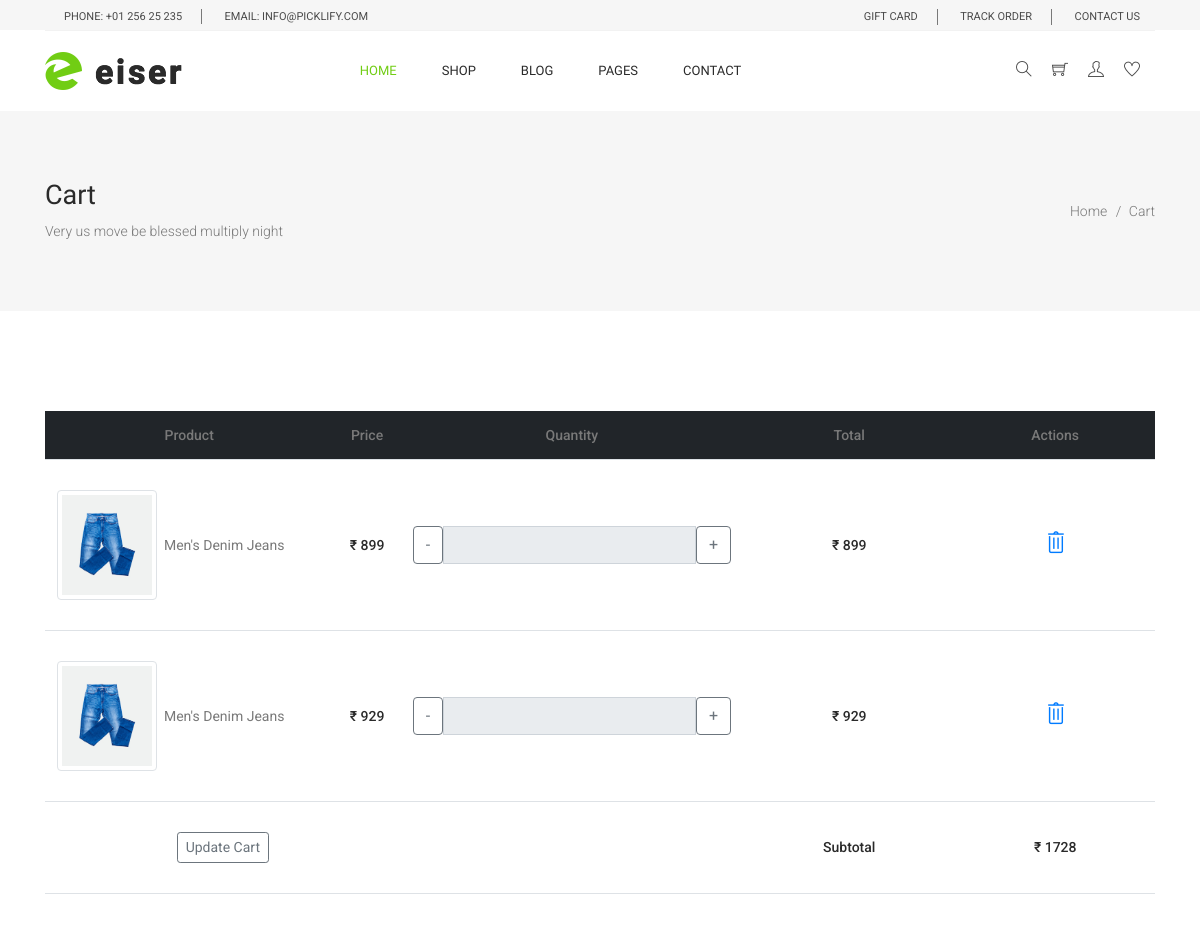
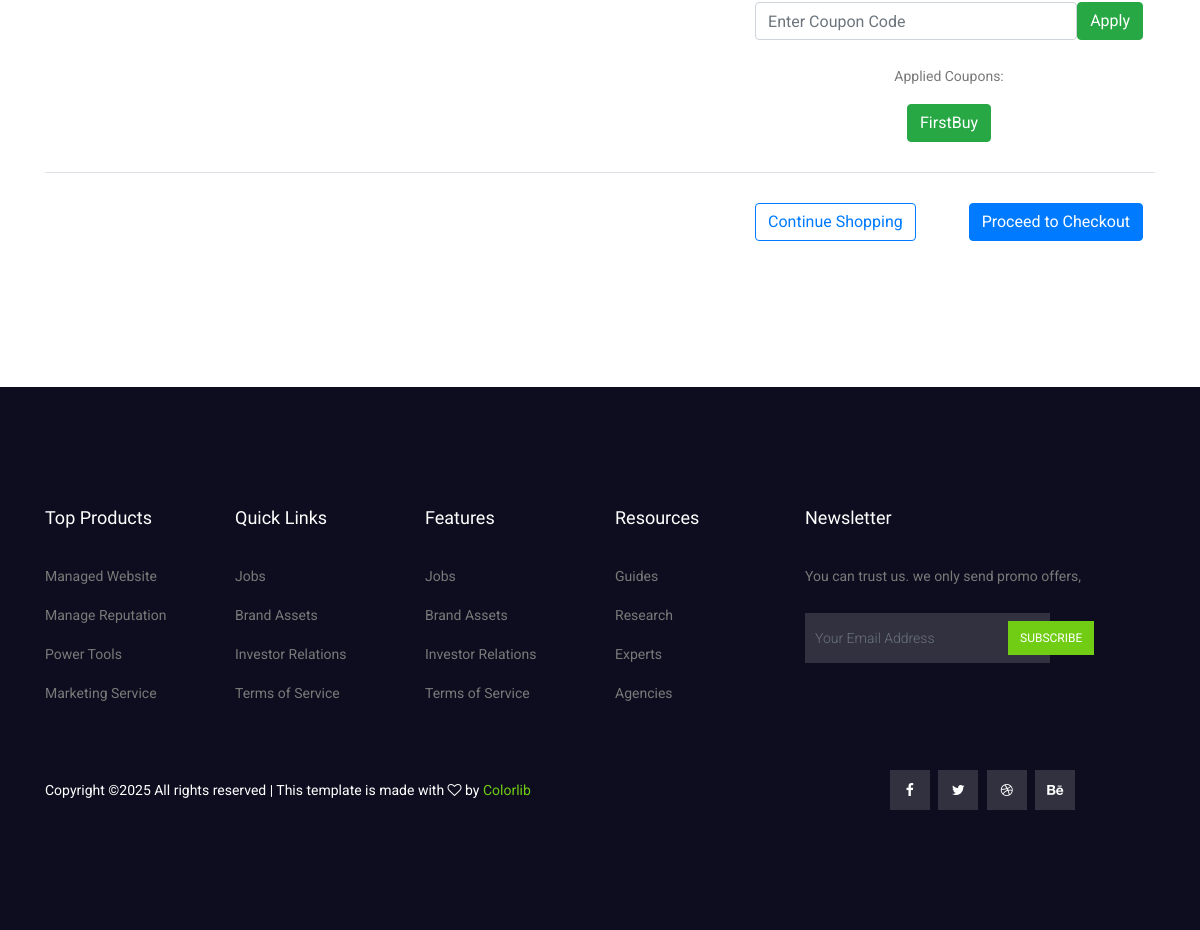
Page /accounts/cart/ (signed in) on the committed database (2 pictures, top to bottom).
### accounts/models.py (models this page shows)
class CartItems(BaseModel):
    cart = models.ForeignKey(Cart , on_delete=models.CASCADE, related_name='cart_items')
    product = models.ForeignKey(Product, on_delete=models.SET_NULL, null=True, blank=True)
    color_variant = models.ForeignKey(ColorVariant, on_delete=models.SET_NULL, null=True, blank=True)
    size_variant = models.ForeignKey(SizeVariant, on_delete=models.SET_NULL, null=True, blank=True)
    def get_product_price(self):
        price = [self.product.price]
        if self.color_variant:
            color_variant_price = self.color_variant.price
            price.append(color_variant_price)
        if self.size_variant:
            size_variant_price = self.size_variant.price
            price.append(size_variant_price)
        return sum(price)

class Cart(BaseModel):
    user = models.ForeignKey(User , on_delete=models.CASCADE, related_name='carts')
    coupon = models.ForeignKey(Coupon, on_delete=models.SET_NULL, null=True, blank=True)
    is_paid = models.BooleanField(default=False)
    def get_cart_total(self):
        cart_items = self.cart_items.all()
        price = []
        for cart_item in cart_items:
            price.append(cart_item.product.price)
            if cart_item.color_variant:
                color_variant_price = cart_item.color_variant.price
                price.append(color_variant_price)
            if cart_item.size_variant:
                size_variant_price = cart_item.size_variant.price
                price.append(size_variant_price)
        if self.coupon:
            if self.coupon.minimum_amount < sum(price):
                return sum(price) - self.coupon.discount_price
        return sum(price)

### products/models.py (models this page shows, shortened)
class Product(BaseModel):
    product_name = models.CharField(max_length=100)
    slug = models.SlugField(unique=True, null=True, blank=True)
    category = models.ForeignKey(Category, on_delete=models.CASCADE, related_name="products")
    price = models.IntegerField()
    product_description = models.TextField()
    color_variant = models.ManyToManyField(ColorVariant, blank=True)
    size_variant = models.ManyToManyField(SizeVariant, blank=True)

class ProductImage(BaseModel):
    product = models.ForeignKey(Product, on_delete=models.CASCADE, related_name="product_images")
    image = models.ImageField(upload_to="product")

class SizeVariant(BaseModel):
    size_name = models.CharField(max_length=100)
    price = models.IntegerField(default=0)

class ColorVariant(BaseModel):
    color_name = models.CharField(max_length=100)
    price = models.IntegerField(default=0)

class Coupon(BaseModel):
    coupon_code = models.CharField(max_length=10)
    is_expired = models.BooleanField(default=False)
    discount_price = models.IntegerField(default=100)
    minimum_amount = models.IntegerField(default=500)

### accounts/views.py (the view, shortened to what this page needs)
# urls.py: path('cart/', cart, name="cart"),
def cart(request):
    cart = Cart.objects.filter(user=request.user, is_paid=False).first()
    if not cart:
        messages.warning(request, "Your cart is empty.")
        return redirect("home")  # Redirect to a relevant page
    cart_items = CartItems.objects.filter(cart=cart)
    context = {
        'cart': cart,
        'cart_items': cart_items,
        'coupon': cart.coupon
    }
    return render(request, 'cart/cart.html', context)

### templates/cart/cart.html (shortened to what this page needs)
{% extends 'base/base.html' %} {% load static %} {% block content %}
    <section class="banner_area">
      <div class="banner_inner d-flex align-items-center">
        <div class="container">
          <div
            class="banner_content d-md-flex justify-content-between align-items-center"
          >
            <div class="mb-3 mb-md-0">
              <h2>Cart</h2>
              <p>Very us move be blessed multiply night</p>
            </div>
            <div class="page_link">
              <a href="{% url "index" %}">Home</a>
              <a href="{% url "cart" %}">Cart</a>
            </div>
          </div>
        </div>
      </div>
    </section>
    <section class="cart_area">
      <div class="container">
        <div class="cart_inner">
          <div class="table-responsive">
            <table class="table table-hover align-middle text-center">
              <thead class="table-dark">
                <tr>
                  <th scope="col">Product</th>
                  <th scope="col">Price</th>
                  <th scope="col">Quantity</th>
                  <th scope="col">Total</th>
                  <th scope="col">Actions</th>
                </tr>
              </thead>
              <tbody>
                {% for item in cart_items %}
                <tr>
                    <td>
                        <div class="d-flex align-items-center">
                          <img src="{{ item.product.product_images.first.image.url }}" alt="{{ item.product.product_name }}" class="img-thumbnail me-3" style="width: 100px; height: 110px;">
                            &nbsp;&nbsp;<p class="mb-0 fw-bold">{{ item.product.product_name }}</p>
                        </div>
                    </td>
                    <td>
                        <h5 class="fw-bold">₹&nbsp;{{ item.get_product_price }}</h5>
                    </td>
                    <td>
                        <div class="input-group quantity-input">
                          <button class="btn btn-outline-secondary" type="button" onclick="updateQuantity(-1)">-</button>
                          <input type="text" class="form-control text-center" name="qty" id="" value="{{ item.quantity }}" readonly>
                          <button class="btn btn-outline-secondary" type="button" onclick="updateQuantity(1)">+</button>
                        </div>
                    </td>
                    <td>
                        <h5 class="fw-bold" id="total-{{ item.uid }}">₹&nbsp;{{ item.get_product_price }}</h5>
                    </td>
                    <td>
                        <a href="{% url 'remove_from_cart' item.uid %}" class="text-primary me-2">
                          <i class="ti-trash icon-large" aria-hidden="true"></i>
                        </a>
                    </td>
                    </tr>
                    {% endfor %}
                <tr class="border-top">
                  <td colspan="2">
                    <a class="btn btn-outline-secondary btn-sm" href="#">Update Cart</a>
                  </td>
                  <td></td>
                  <td>
                    <h5 class="fw-bold">Subtotal</h5>
                  </td>
                  <td>
                    {% if cart  %}
                      <h5 class="fw-bold" id="subtotal">₹&nbsp;{{cart.get_cart_total}}</h5>
                    {% else %}
                      <h5 class="fw-bold" id="subtotal">₹&nbsp;0</h5>
                    {% endif %}
                  </td>
                </tr>
              <tr>
                <td colspan="3"></td>
                <td colspan="2">
                    <form method="POST" action="" class="d-flex justify-content-end align-items-center gap-2 mt-2">
                        <input type="text" name="coupon" class="form-control" placeholder="Enter Coupon Code" required>
                        <button type="submit" class="btn btn-success">Apply</button>
                    </form>
                    <br/>
                    <div class="w-40">
                      {% if cart.coupon %}
                        <p>Applied Coupons:</p>
                        <a href="{% url "remove_coupon" cart.uid %}" class="btn btn-success">{{ cart.coupon.coupon_code }}</a>
                      {% endif %}
                    </div>
                </td>
              </tr>
              <tr>
                <td colspan="3"></td>
                <td colspan="2">
                    <div class="d-flex justify-content-between">
                        <a class="btn btn-outline-primary" href="#">Continue Shopping</a>
                        <a class="btn btn-primary" href="#">Proceed to Checkout</a>
                    </div>
                </td>
              </tr>
              </tbody>
            </table>
          </div>
        </div>
      </div>
    </section>
{% endblock %}

### public/static/css/style.css (style rules this page uses)
body { line-height:24px;font-size:14px;font-family:"Roboto",sans-serif;font-weight:normal;color:#797979 }
h1,h2,h3,h4,h5,h6 { font-family:"Heebo",sans-serif;color:#2a2a2a;font-weight:500 }
a { text-decoration:none;transition:all 0.3s ease-in-out }
.banner_area { position:relative;z-index:1;min-height:200px }
.banner_area .banner_inner { position:relative;overflow:hidden;width:100%;min-height:200px;background:#f6f6f6;z-index:1 }
.banner_area .banner_inner .banner_content { position:relative;z-index:10 }
.banner_area .banner_inner .banner_content h2 { font-size:27px;font-weight:500 }
.banner_area .banner_inner .banner_content p { margin-bottom:0px;font-weight:300 }
.banner_area .banner_inner .banner_content .page_link a { font-size:14px;font-weight:300;color:#797979;font-family:"Roboto",sans-serif;margin-right:18px;position:relative }
.banner_area .banner_inner .banner_content .page_link a:before { content:"/";font-size:14px;position:absolute;right:-14px;top:50%;transform:translateY(-50%) }
.banner_area .banner_inner .banner_content .page_link a:last-child { margin-right:0px }
.banner_area .banner_inner .banner_content .page_link a:last-child:before { display:none }
h2 { font-size:30px }
h5 { font-size:16px }
.cart_area { padding-top:100px;padding-bottom:100px }
.cart_inner .table thead tr th { border-top:0px;font-size:14px;font-weight:500;font-family:"Roboto",sans-serif;color:#797979;border-bottom:0px !important }
.cart_inner .table tbody tr td { padding-top:30px;padding-bottom:30px;vertical-align:middle;align-self:center }
.cart_inner .table tbody tr td h5 { font-size:14px;color:#2a2a2a;font-family:"Roboto",sans-serif;margin-bottom:0px }

### templates/cart/cart.html (style rules this page uses)
.icon-large { font-size: 24px; }

### rows in the picture
CartItems: product.product_images.first.image (picture), product.product_name "Men's Denim Jeans", get_product_price "899"
CartItems: product.product_images.first.image (picture), product.product_name "Men's Denim Jeans", get_product_price "929"
Cart: get_cart_total "1728", coupon.coupon_code "FirstBuy"
